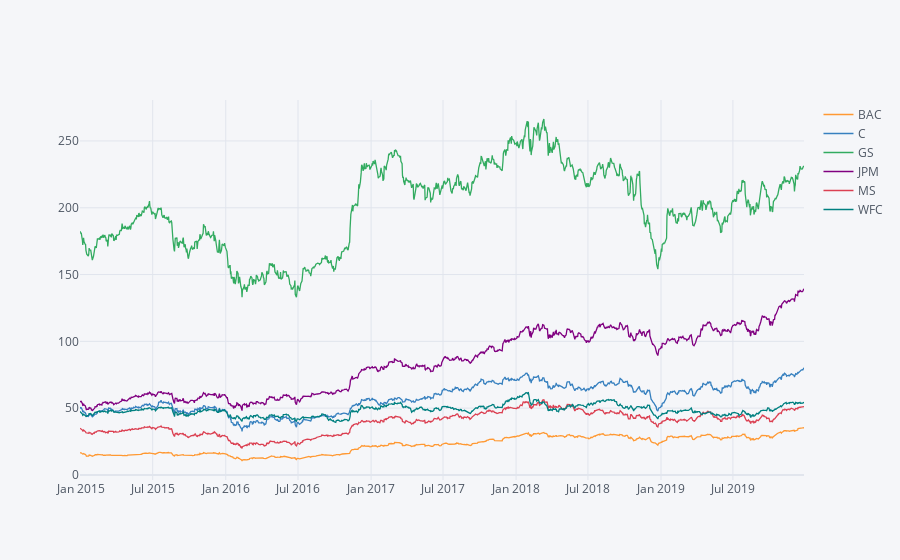

Notebook code for this chart:
### Code cell
# plotly
bank_stocks.xs(key='Close',axis=1,level='Stock Info').iplot()

### Figure 1 — Plotly figure (JSON) as saved in the notebook; plotly's stock layout.template omitted (floating-point values rounded to 4 significant figures; data arrays with more than 128 entries replaced by an {"elided": "..."} marker saying what was removed)
{"data": [{"line": {"color": "rgba(255, 153, 51, 1.0)", "dash": "solid", "shape": "linear", "width": 1.3}, "mode": "lines", "name": "BAC", "text": "", "type": "scatter", "x": {"elided": "1258 str values"}, "y": {"elided": "1258 float values"}}, {"line": {"color": "rgba(55, 128, 191, 1.0)", "dash": "solid", "shape": "linear", "width": 1.3}, "mode": "lines", "name": "C", "text": "", "type": "scatter", "x": {"elided": "1258 str values"}, "y": {"elided": "1258 float values"}}, {"line": {"color": "rgba(50, 171, 96, 1.0)", "dash": "solid", "shape": "linear", "width": 1.3}, "mode": "lines", "name": "GS", "text": "", "type": "scatter", "x": {"elided": "1258 str values"}, "y": {"elided": "1258 float values"}}, {"line": {"color": "rgba(128, 0, 128, 1.0)", "dash": "solid", "shape": "linear", "width": 1.3}, "mode": "lines", "name": "JPM", "text": "", "type": "scatter", "x": {"elided": "1258 str values"}, "y": {"elided": "1258 float values"}}, {"line": {"color": "rgba(219, 64, 82, 1.0)", "dash": "solid", "shape": "linear", "width": 1.3}, "mode": "lines", "name": "MS", "text": "", "type": "scatter", "x": {"elided": "1258 str values"}, "y": {"elided": "1258 float values"}}, {"line": {"color": "rgba(0, 128, 128, 1.0)", "dash": "solid", "shape": "linear", "width": 1.3}, "mode": "lines", "name": "WFC", "text": "", "type": "scatter", "x": {"elided": "1258 str values"}, "y": {"elided": "1258 float values"}}], "layout": {"legend": {"bgcolor": "#F5F6F9", "font": {"color": "#4D5663"}}, "paper_bgcolor": "#F5F6F9", "plot_bgcolor": "#F5F6F9", "title": {"font": {"color": "#4D5663"}}, "xaxis": {"gridcolor": "#E1E5ED", "showgrid": true, "tickfont": {"color": "#4D5663"}, "title": {"font": {"color": "#4D5663"}, "text": ""}, "zerolinecolor": "#E1E5ED"}, "yaxis": {"gridcolor": "#E1E5ED", "showgrid": true, "tickfont": {"color": "#4D5663"}, "title": {"font": {"color": "#4D5663"}, "text": ""}, "zerolinecolor": "#E1E5ED"}}}
